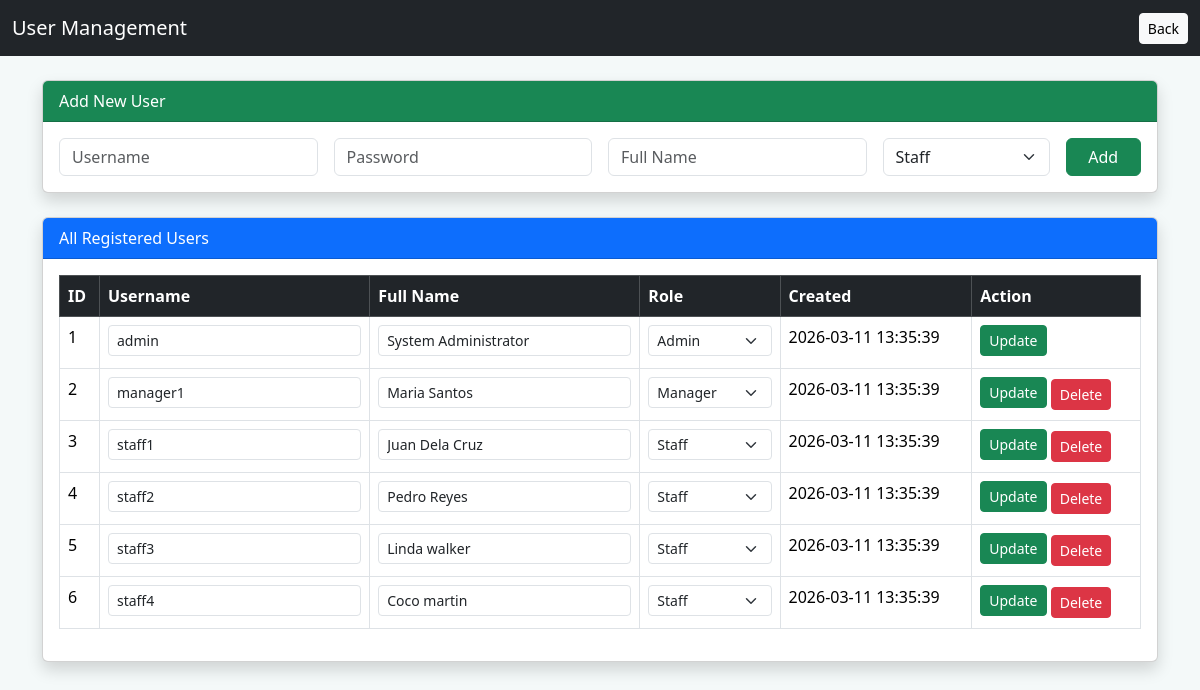
The page /manage_users.php (signed in) on the database its author committed.
### tables this page shows
CREATE TABLE users (
    user_id INT AUTO_INCREMENT PRIMARY KEY,
    username VARCHAR(50) NOT NULL UNIQUE,
    password VARCHAR(255) NOT NULL,
    full_name VARCHAR(100),
    role ENUM('admin','manager','staff') DEFAULT 'staff',
    created_at TIMESTAMP DEFAULT CURRENT_TIMESTAMP,
    last_login TIMESTAMP NULL
);

### manage_users.php (the view, shortened to what this page needs)
<?php
$conn = new mysqli("localhost", "root", "", "organic_tilapia");
$users = $conn->query("SELECT * FROM users ORDER BY created_at DESC");
?>
<!DOCTYPE html>
<html>
<head>
<link href="https://cdn.jsdelivr.net/npm/bootstrap@5.3.3/dist/css/bootstrap.min.css" rel="stylesheet">
</head>
<body style="background:#f4f9f9;">
<nav class="navbar navbar-dark bg-dark">
<div class="container-fluid">
<span class="navbar-brand">User Management</span>
<a href="admin_dashboard.php" class="btn btn-light btn-sm">Back</a>
</div>
</nav>
<div class="container mt-4">
<div class="card mb-4 shadow">
<div class="card-header bg-success text-white">
Add New User
</div>
<div class="card-body">
<form method="POST" class="row g-3">
<div class="col-md-3">
<input type="text" name="username" class="form-control"
placeholder="Username" required>
</div>
<div class="col-md-3">
<input type="password" name="password" class="form-control"
placeholder="Password" required>
</div>
<div class="col-md-3">
<input type="text" name="full_name" class="form-control"
placeholder="Full Name">
</div>
<div class="col-md-2">
<select name="role" class="form-select">
<option value="staff">Staff</option>
</select>
</div>
<div class="col-md-1">
<button type="submit" name="add_user"
class="btn btn-success w-100">
Add
</button>
</div>
</form>
</div>
</div>
<div class="card shadow">
<div class="card-header bg-primary text-white">
All Registered Users
</div>
<div class="card-body">
<table class="table table-bordered table-hover">
<thead class="table-dark">
<tr>
<th>ID</th>
<th>Username</th>
<th>Full Name</th>
<th>Role</th>
<th>Created</th>
<th>Action</th>
</tr>
</thead>
<tbody>
<?php while($row = $users->fetch_assoc()) { ?>
<tr>
<form method="POST">
<td><?php echo $row["user_id"]; ?></td>
<td>
<input type="text" name="username"
value="<?php echo $row["username"]; ?>"
class="form-control form-control-sm" required>
</td>
<td>
<input type="text" name="full_name"
value="<?php echo $row["full_name"]; ?>"
class="form-control form-control-sm">
</td>
<td>
<select name="role" class="form-select form-select-sm">
<option value="admin" <?php if($row["role"]=="admin") echo "selected"; ?>>Admin</option>
<option value="manager" <?php if($row["role"]=="manager") echo "selected"; ?>>Manager</option>
<option value="staff" <?php if($row["role"]=="staff") echo "selected"; ?>>Staff</option>
</select>
</td>
<td><?php echo $row["created_at"]; ?></td>
<td>
<button type="submit"
name="update_user"
class="btn btn-sm btn-success mb-1">
Update
</button>
<?php if($row["user_id"] != $_SESSION["user_id"]) { ?>
<a href="manage_users.php?delete=<?php echo $row["user_id"]; ?>"
class="btn btn-sm btn-danger"
onclick="return confirm('Delete this user?');">
Delete
</a>
<?php } ?>
</td>
</form>
</tr>
<?php } ?>
</tbody>
</table>
</div>
</div>
</div>
</body>
</html>

### rows shown on the page
users: user_id "1", username "admin", full_name "System Administrator", role "Admin", created_at "2026-03-11 13:35:39"
users: user_id "2", username "manager1", full_name "Maria Santos", role "Manager", created_at "2026-03-11 13:35:39"
users: user_id "3", username "staff1", full_name "Juan Dela Cruz", role "Staff", created_at "2026-03-11 13:35:39"
users: user_id "4", username "staff2", full_name "Pedro Reyes", role "Staff", created_at "2026-03-11 13:35:39"
users: user_id "5", username "staff3", full_name "Linda walker", role "Staff", created_at "2026-03-11 13:35:39"
users: user_id "6", username "staff4", full_name "Coco martin", role "Staff", created_at "2026-03-11 13:35:39"
